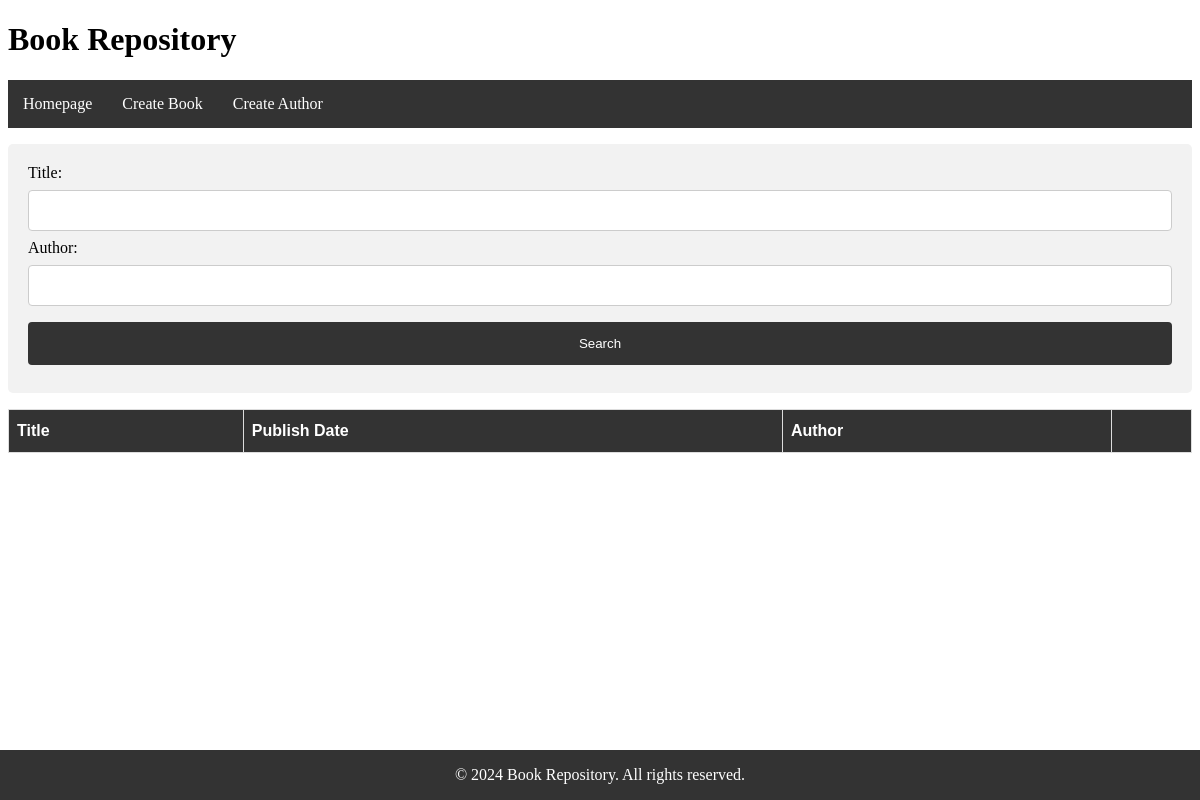
Before: / with the older database file.
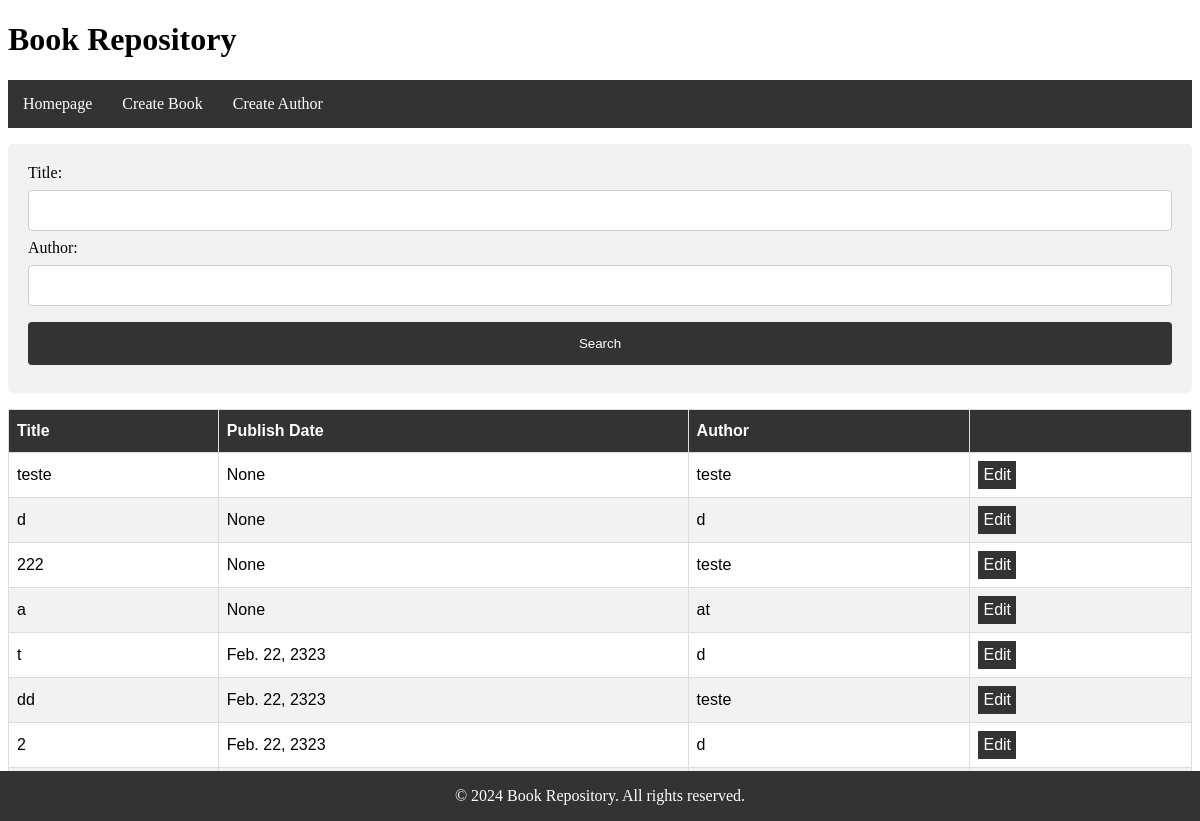
After: the same page with the newer database file.
### books/models.py (models this page shows, shortened)
class Book(models.Model):
    title = models.CharField(max_length=150)
    publish_date = models.DateField()
    in_stock = models.BooleanField(default=True)
    author = models.ForeignKey(Author, on_delete=models.CASCADE)

class Author(models.Model):
    name = models.CharField(max_length=200)

### books/views.py (the view)
# urls.py: path('', BookListView.as_view(), name='book_list'),
class BookListView(FilterView):
    model = Book
    template_name = 'books/book_list.html'
    context_object_name = 'books'
    filterset_class = BookFilter
    def get_queryset(self):
        return super().get_queryset().filter(in_stock=True).order_by('-publish_date')

### templates/books/book_list.html (shortened to what this page needs)
{% extends 'base.html' %}
{% block content %}
<div>
    <form method="get" action="">
        <label for="id_title">Title:</label>
        <input type="text" name="title" id="id_title" value="{{ title }}">
        <label for="id_author">Author:</label>
        <input type="text" name="author" id="id_author" value="{{ author }}">
        <input type="submit" value="Search"/>
    </form>
</div>
<table id="books">
    <thead>
    <tr>
        <th>Title</th>
        <th>Publish Date</th>
        <th>Author</th>
        <th></th>
    </tr>
    </thead>
    <tbody>
    {% for book in books %}
    <tr>
        <td>{{ book.title }}</td>
        <td>{{ book.publish_date }}</td>
        <td>{{ book.author.name }}</td>
        <td><a href="/book/{{ book.id }}/edit">Edit</a></td>
    </tr>
    {% endfor %}
    </tbody>
</table>
{% endblock %}

### templates/base.html (shortened to what this page needs)
<!DOCTYPE html>
{% load static %}
<html lang="en">
<head>
    <link rel="stylesheet" type="text/css" href="{% static 'css/style.css' %}">
</head>
<body>
    <header>
        <h1>Book Repository</h1>
        <nav>
            <ul>
                <li><a href="/">Homepage</a></li>
                <li><a href="/book/create/">Create Book</a></li>
                <li><a href="/author/create/">Create Author</a></li>
            </ul>
        </nav>
    </header>
    <main>
        {% block content %}{% endblock %}
    </main>
    <footer class="footer">
        <p>&copy; 2024 Book Repository. All rights reserved.</p>
    </footer>
</body>
</html>

### books/static/css/style.css (style rules this page uses)
#books { font-family: Arial, Helvetica, sans-serif; border-collapse: collapse; width: 100%; }
#books td, #books th { border: 1px solid #ddd; padding: 8px; }
#books tr:nth-child(even) { background-color: #f2f2f2; }
#books th { padding-top: 12px; padding-bottom: 12px; text-align: left; background-color: #333; color: white; }
input[type=text], select { width: 100%; padding: 12px 20px; margin: 8px 0; display: inline-block; border: 1px solid #ccc; border-radius: 4px; box-sizing: border-box; }
input[type=submit] { width: 100%; background-color: #333; color: white; padding: 14px 20px; margin: 8px 0; border: none; border-radius: 4px; cursor: pointer; }
div { border-radius: 5px; background-color: #f2f2f2; padding: 20px; }
nav ul { list-style-type: none; margin: 0; padding: 0; overflow: hidden; background-color: #333; }
nav li { padding: 10px; float: left; }
nav li a { display: block; color: white; text-align: center; text-decoration: none; }
.footer { position: fixed; left: 0; bottom: 0; width: 100%; background-color: #333; color: white; text-align: center; }
a:link, a:visited { background-color: #333; color: white; padding: 5px; text-align: center; text-decoration: none; display: inline-block; }

Changed rows visible on the page:
added Book: title "teste", publish_date "None", author.name "teste"
added Book: title "d", publish_date "None", author.name "d"
added Book: title "222", publish_date "None", author.name "teste"
added Book: title "a", publish_date "None", author.name "at"
added Book: title "t", publish_date "Feb. 22, 2323", author.name "d"
added Book: title "dd", publish_date "Feb. 22, 2323", author.name "teste"
added Book: title "2", publish_date "Feb. 22, 2323", author.name "d"
